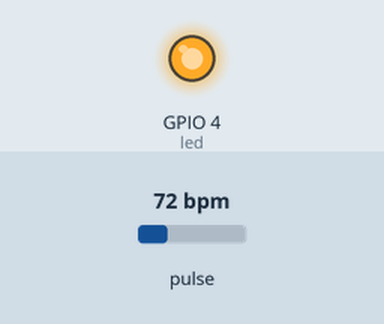
This sketch was run on a simulated ESP32. On the bench: output pins drawn as LEDs (lit = HIGH). The inputs (shaded band) are chosen by the test bench; at power-on: pulse 72 bpm. Nothing arrives over Bluetooth unless stated.

Above: at 1.8 s.
1.9 s: pulse set to 42 bpm
At 2.3 s:
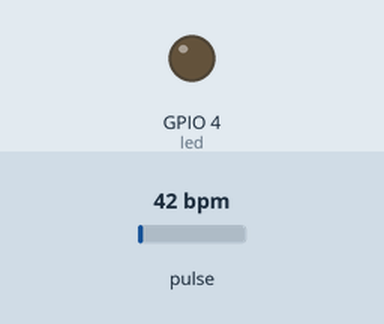
5.0 s: pulse set to 70 bpm
At 5.8 s:
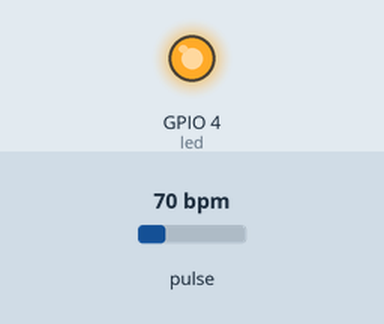
6.5 s: pulse set to 62 bpm
8.2 s: pulse set to 57 bpm
At 9.8 s:
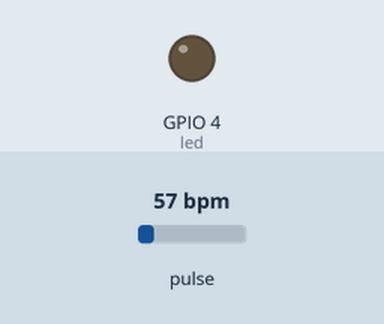
11.3 s: pulse set to 100 bpm
At 12.4 s:
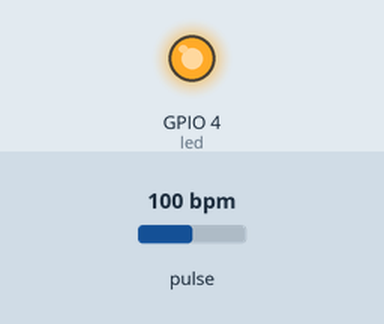
Timing chart, 0 to 14.3 s (numbered marks = the images above; inputs shaded):
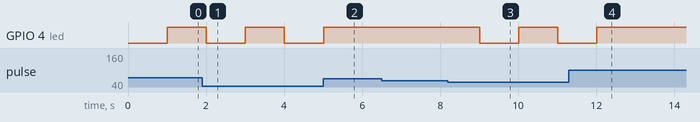

Measured:
- the behaviour switches between 60 and 59 bpm on pulse (found by bisection; images 2 and 3)
- after the input at 1.9 s, GPIO 4 (led): HIGH → LOW after 0.11 s, → HIGH 1.0 s later, → LOW 1.0 s later
- after the input at 5.0 s, GPIO 4 (led): goes on until 5.0 s, then stays HIGH
- after the input at 6.5 s, every drawn part: stays the same
- after the input at 8.2 s, GPIO 4 (led): HIGH → LOW after 0.81 s, → HIGH 1.0 s later, → LOW 1.0 s later
- after the input at 11.3 s, GPIO 4 (led): goes on until 12.0 s, then stays HIGH

The sketch:

esp32.ino
```cpp
#define USE_ARDUINO_INTERRUPTS false
#include<PulseSensorPlayground.h>
#include<BluetoothSerial.h>

int Threshold = 2000;
int inpin = 34;
int led = 4;
char e[20];
double Emotion=0;
int BPM, Signal;
const int fade = 5;
const int OUTPUT_TYPE = SERIAL_PLOTTER;
//const int OUTPUT_TYPE = PROCESSING_VISUALIZER;

BluetoothSerial blue;

PulseSensorPlayground pulseSensor;
byte samplesUntilReport;
const byte SAMPLES_PER_SERIAL_SAMPLE = 10;

volatile SemaphoreHandle_t timerSemaphore;
hw_timer_t *timer1 = NULL;
portMUX_TYPE timerMux = portMUX_INITIALIZER_UNLOCKED;

void IRAM_ATTR onTimer1(){
  portENTER_CRITICAL_ISR(&timerMux);
  //Serial.println("interrupt");
  xSemaphoreGiveFromISR(timerSemaphore, NULL);
  portEXIT_CRITICAL_ISR(&timerMux);
}

void setup() {
  Serial.begin(115200);
  delay(10);

  pulseSensor.analogInput(inpin);
  pulseSensor.blinkOnPulse(led);
  pulseSensor.fadeOnPulse(fade);
  pulseSensor.setSerial(Serial);
  pulseSensor.setThreshold(Threshold);
  pulseSensor.setOutputType(OUTPUT_TYPE);
  samplesUntilReport = SAMPLES_PER_SERIAL_SAMPLE;

  if (!pulseSensor.begin()) {
    for(;;){
      digitalWrite(led, LOW);
      delay(50);
      digitalWrite(led, HIGH);
      delay(50);
    }

  }
  //Serial.println("We created a pulseSensor Object !");
  timerSemaphore = xSemaphoreCreateBinary();
  timer1 = timerBegin(0, 80, true);
  timerAttachInterrupt(timer1, &onTimer1, true);
  timerAlarmWrite(timer1, 1000000, true);
  timerAlarmEnable(timer1);

  blue.begin("pulsesensor");
}

void loop(){
	if(pulseSensor.sawNewSample()){
		if(--samplesUntilReport == (byte)0){
			samplesUntilReport = SAMPLES_PER_SERIAL_SAMPLE;
			//pulseSensor.outputSample();

		}
		if(xSemaphoreTake(timerSemaphore, 0) == pdTRUE){
			char e[20];
			Emotion = getEmotion();
			sprintf(e, "%.2f", Emotion);
			portENTER_CRITICAL_ISR(&timerMux);
			//client.print("send emotion");
			//client.print(e);
			//timerAlarmEnable(timer1);

			blue.println(100);

			portEXIT_CRITICAL_ISR(&timerMux);
			sprintf(e, "Emotion = %5f", Emotion);
			//Serial.println(e);

		}
	}
}

int XXcount = 0;
int XXList[31];
int XXIBI;
double XX_aa;
double getEmotion(){
	//pulseSensor.outputSample();
	if (pulseSensor.sawStartOfBeat()){
		XXcount++;
		pulseSensor.outputBeat();
		XXIBI = pulseSensor.getInterBeatIntervalMs();
		if (XXcount < 30) {
			XXList[XXcount - 1] = XXIBI;
			return -1;
		} else {
			for (int i = 0; i < 31; i++) {
				if (i == 30) {
					XXList[i] = XXIBI;
				} else {
					XXList[i] = XXList[i + 1];
				}
			}
			double XXcal = 0;
			for (int i = 0; i < 30; i++){
				if (abs(XXList[i] - XXList[i + 1]) > 50){
				  XXcal++;
				}
			}
			XXcal = (XXcal / 30) * 100;
			XX_aa = XXcal;
			Serial.println(XXcal);
			return XXcal;
		}
		Serial.println(XX_aa);
		return XX_aa;
	}
}
```
